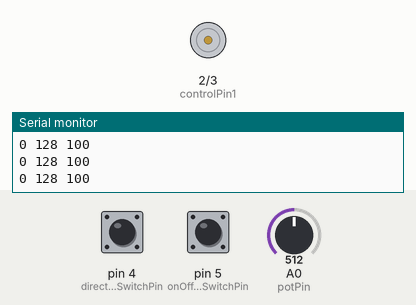
Simulated run of this sketch. Board: Arduino Uno, built with avr-gcc and run on an emulated ATmega328P. Parts: motor-driver pin pairs drawn as motors (green arrow = first pin HIGH = forward, orange = second pin HIGH = backward, longer = more drive, scaled by the enable pin), the last lines printed to the serial monitor. The test bench sets the inputs (shaded band); at power-on: pin 4 (directionSwitchPin) LOW, pin 5 (onOffSwitchStateSwitchPin) LOW, A0 (potPin) = 512.

Above: at 1.2 s.
1.3 s: pin 4 (directionSwitchPin) pulled HIGH for 0.15 s
2.9 s: pin 5 (onOffSwitchStateSwitchPin) pulled HIGH for 0.15 s
At 3.5 s:
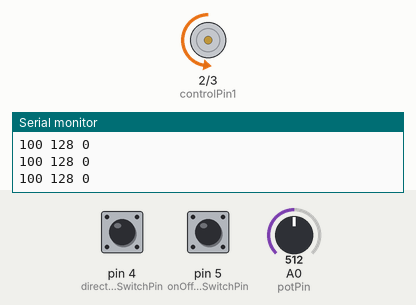
4.5 s: A0 (potPin) set to 716
At 4.8 s:
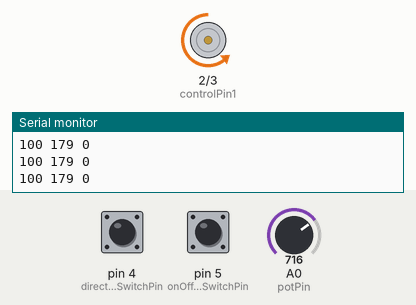
6.0 s: pin 4 (directionSwitchPin) pulled HIGH for 1 s
At 7.2 s:
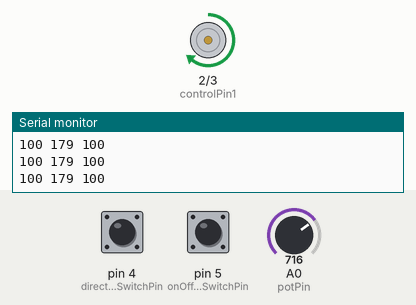
8.5 s: A0 (potPin) set to 900
At 9.1 s:
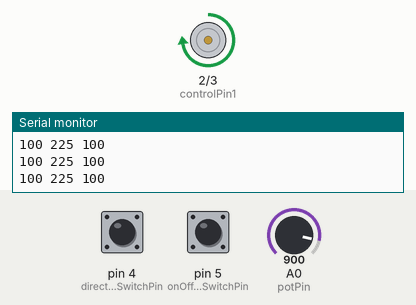
10.0 s: pin 4 (directionSwitchPin) pulled HIGH for 0.15 s
At 11.4 s:
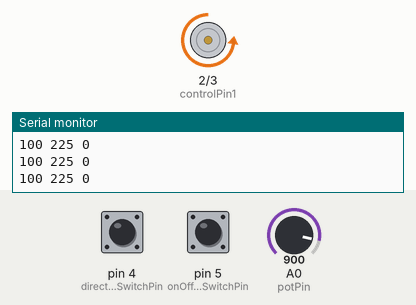
Timing chart, 0 to 12.6 s (numbered marks = the images above; inputs shaded):
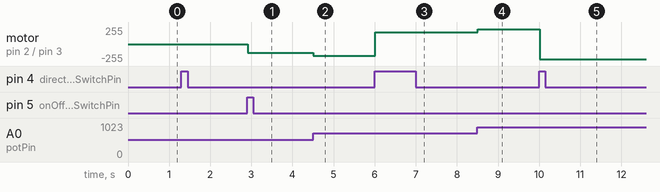

The sketch:

Ejercicio26-MotorDC_Avanzado.ino
```cpp
//Pines
const int controlPin1 = 2;
const int controlPin2 = 3;
const int enablePin = 9;
const int directionSwitchPin = 4;
const int onOffSwitchStateSwitchPin = 5;
const int potPin = A0;

//Estados botones
int onOffSwitchState = 0;
int previousOnOffSwitchState = 0;
int directionSwitchState = 0;
int previousDirectionSwitchState = 0;

//Estados Motor
int motorEnabled = 0;
int motorSpeed = 0;
int motorDirection = 1;

void setup() {
  Serial.begin(9600);

  //Botones
  pinMode(directionSwitchPin, INPUT);
  pinMode(onOffSwitchStateSwitchPin, INPUT);

  //Motor
  pinMode(controlPin1, OUTPUT);
  pinMode(controlPin2, OUTPUT);
  pinMode(enablePin, OUTPUT);
  //Motor apagado
  digitalWrite(enablePin, LOW);
}

void loop() {
  // leo estado de los botones y el potenciometro
  onOffSwitchState = digitalRead(onOffSwitchStateSwitchPin);
  delay(1);
  directionSwitchState = digitalRead(directionSwitchPin);
  motorSpeed = analogRead(potPin) / 4;

  //Detecto flancos ascendentes para cambiar velocidad y encendido motor
  if (onOffSwitchState != previousOnOffSwitchState) {
    if (onOffSwitchState == HIGH) {
      motorEnabled = !motorEnabled;
    }
  }

  if (directionSwitchState != previousDirectionSwitchState) {
    if (directionSwitchState == HIGH) {
      motorDirection = !motorDirection;
    }
  }

  //Control dirección de giro
  if (motorDirection == 1) {
    digitalWrite(controlPin1, HIGH);
    digitalWrite(controlPin2, LOW);
  }
  else {
    digitalWrite(controlPin1, LOW);
    digitalWrite(controlPin2, HIGH);
  }

  //Control encendido/apagado y velocidad con el pin enable del L293D
  if (motorEnabled == 1) {
    analogWrite(enablePin, motorSpeed);
  }
  else {
    analogWrite(enablePin, 0);
  }

  //Actualizar estados
  previousDirectionSwitchState = directionSwitchState;
  previousOnOffSwitchState = onOffSwitchState;

  //Imprimo por el Serial Plotter
  Serial.print(motorEnabled*100);
  Serial.print(" ");
  Serial.print(motorSpeed);
  Serial.print(" ");
  Serial.println(motorDirection*100);
}
```

Measured:
- after the input at 2.9 s, motor on pin 2 (controlPin1) / pin 3 (controlPin2): stopped → backward 128/255 at once
- after the input at 4.5 s, motor on pin 2 (controlPin1) / pin 3 (controlPin2): backward 128/255 → backward 179/255 at once
- after the input at 6.0 s, motor on pin 2 (controlPin1) / pin 3 (controlPin2): backward 179/255 → forward 179/255 at once
- after the input at 8.5 s, motor on pin 2 (controlPin1) / pin 3 (controlPin2): forward 179/255 → forward 225/255 at once
- after the input at 10.0 s, motor on pin 2 (controlPin1) / pin 3 (controlPin2): forward 225/255 → backward 225/255 at once
